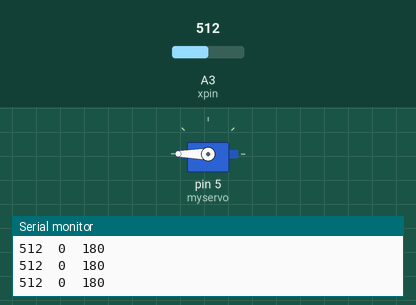
Simulated run of this sketch. Board: Arduino Uno, built with avr-gcc and run on an emulated ATmega328P. Parts: servo, the last lines printed to the serial monitor. Inputs (shaded band) come from the test bench; at power-on: A3 (xpin) = 512.

Above: at 1.2 s.
1.3 s: A3 (xpin) set to 1023
At 2.5 s:
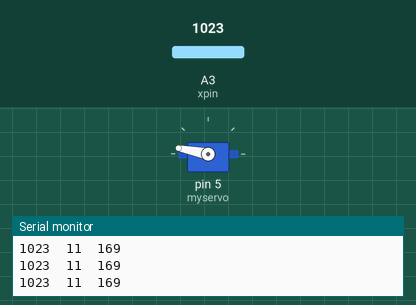
2.8 s: A3 (xpin) set to 321
5.8 s: A3 (xpin) set to 311
At 7.0 s:
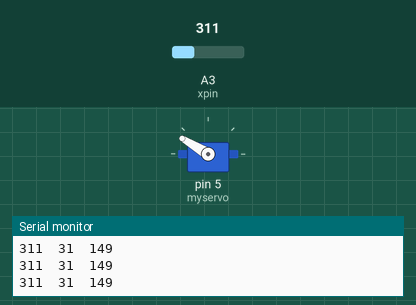
Timing chart, 0 to 8.8 s (numbered marks = the images above; inputs shaded):
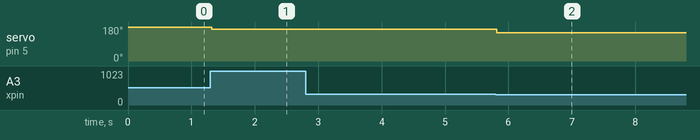

The sketch:

control_1_d.ino
```cpp
/*
* NOSCH- No spill cup holder
*
* Testing one dimensional anti motion using ADXL-335 and Servo
*
* by Gowtham Tummala and Ankita Acharya
*
*/


const int xpin = A3;                  // x-axis of the accelerometer
const int ypin = A2;                  // y-axis
const int zpin = A1;                  // z-axis (only on 3-axis models)
#include <Servo.h>
Servo myservo;  // create servo object to control a servo
// twelve servo objects can be created on most boards

int pos = 0;    // variable to store the servo position
int x_val;
int prev_val;
int anti_pos;

void setup() {
    Serial.begin(9600); // initialize the serial communications:
    myservo.attach(5);  // attaches the servo on pin 9 to the servo object
  }

void loop() {
  x_val  = analogRead(xpin); // print the sensor values:
  Serial.print(x_val);
  Serial.print("\t");   // print a tab between values:
  //Serial.print(analogRead(ypin));
  //print a tab between values:
  //Serial.print("\t");
  //Serial.print(analogRead(zpin));
  //Serial.println();
  // delay before next reading:
  pos = x_val * 180 / 148 +95; // position valus for accelerometer output values

//minimize large variations
  if(abs(pos - prev_val) > 20){
    pos = prev_val;
  }

  Serial.print(pos);
  Serial.print("\t");
  anti_pos = 180 - pos; // giving opposite motion for servo
  Serial.print(anti_pos);
  myservo.write(anti_pos);
  Serial.println();
  prev_val = pos;
  delay(1);
}
```

Measured:
- the behaviour switches between 312 and 311 on A3 (xpin) (found by bisection; images 1 and 2)
- after the input at 1.3 s, servo on pin 5 (myservo): 180° → 169° at once
- after the input at 5.8 s, servo on pin 5 (myservo): 169° → 149° at once
